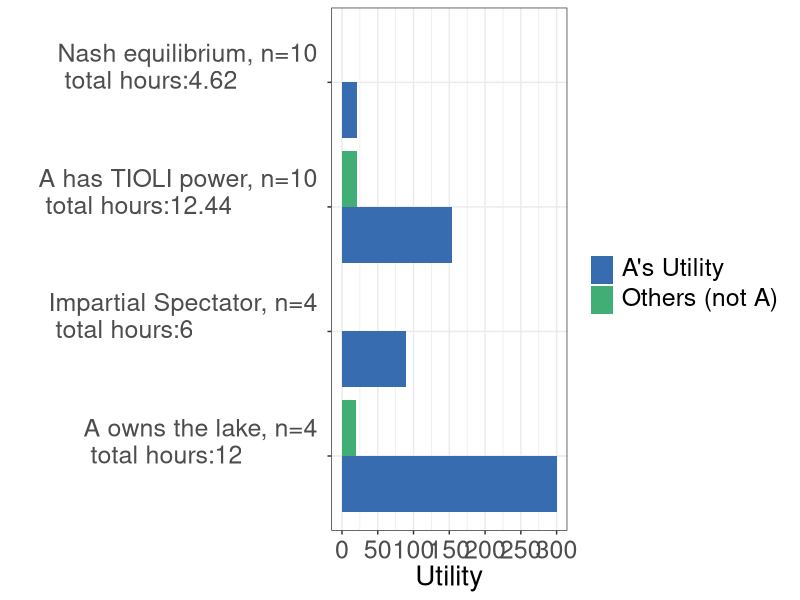
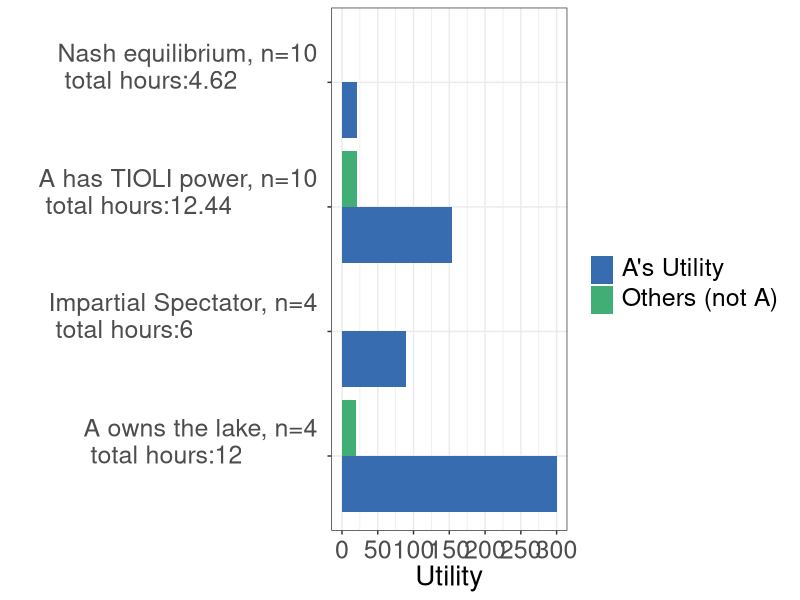

Here is the R script that generated these plots, in order:
library(tidyverse)

#data for the figure 
x <- c("Nash Equilibrium","TIOLI power" ,"Impartial Spectator", "Private Ownership","Nash Equilibrium","TIOLI power" ,"Impartial Spectator", "Private Ownership")
y1 <- c(21.3,153.2,90,300, NA,21.3,NA,20)
y2 <- c("h=4.62","h=11.30","h=6","h=6",NA,"h=1.14",NA,"h=6")
y3 <- c("a","a","a","a","b","b","b","b")

df <- tibble(x, y1, y2, y3)

df$x <- factor(df$x,levels = c("Private Ownership","Impartial Spectator","TIOLI power", "Nash Equilibrium"))

#figure 
plot1 <- df %>% 
  ggplot(aes(x = x, y = y1)) +
  geom_bar(aes(group = y3, fill = y3), stat = "identity", position = position_dodge())  +
  scale_y_continuous(breaks = seq(0,300,50),
                     labels = seq(0,300,50),
                     limits = c(0,300)) +
  scale_x_discrete(labels=c("Nash Equilibrium" = "Nash equilibrium, n=10 \n total hours:4.62", "TIOLI power" = "A has TIOLI power, n=10 \n total hours:12.44",
                            "Impartial Spectator" = "Impartial Spectator, n=4 \n total hours:6", "Private Ownership" = expression(paste("A owns the lake, n=4 \n total hours:12")))) +
  scale_fill_manual(values=c("#386cb0","#41AE76"), 
                    name = "",
                    breaks = c("a","b"), 
                    labels = c(expression(paste("A's Utility")), expression(paste("Others (not A) "))))+
  #xlab("Point in the Edgeworth Box") + 
  theme_bw() +
  ylab("Utility") +
  xlab("") +
  theme(legend.position = "right",
        legend.text.align = 0,
        axis.title.y = element_text(size=20),
        axis.title.x = element_text(size = 20),
        axis.text.y = element_text(size = 18),
        #legend.title = element_text(size = 16),
        legend.text = element_text(size = 18),
        legend.title = element_text(size = 18),
        axis.text.x  = element_text(vjust = 0.5, size = 18)) + 
  #geom_text(
    #aes(x = x, y = y1, label = y2, group = y3), 
    #hjust = -0.5, size = 6,
    #position = position_dodge(width = 1),
    #inherit.aes = TRUE
 # ) + 
  coord_flip() 
plot1 



ggsave("coordination_failures/figureC.pdf", plot1, width = 10, height = 7)
